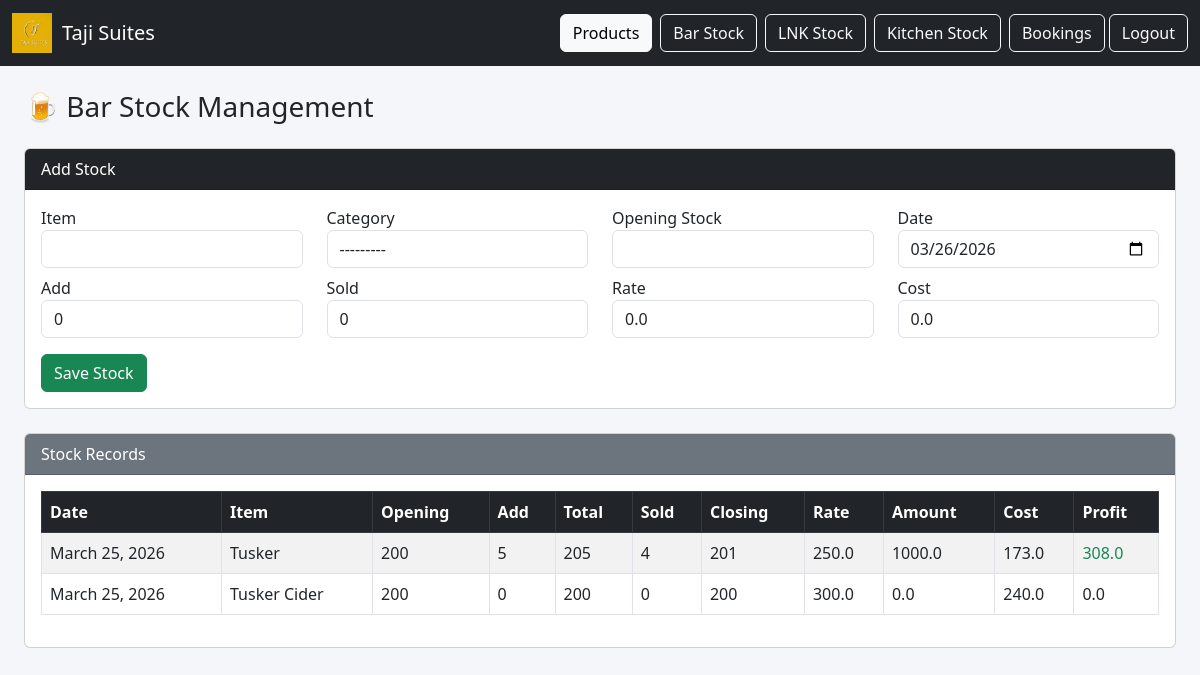
/bar-stock/ (signed in), run on the app's committed database.
### products/models.py (models this page shows, shortened)
class BarStockSheet(models.Model):
    CATEGORY_CHOICES = [
        ('beer', 'Beers'),
        ('cans', 'Cans'),
        ('whiskeys', 'Whiskeys'),
        ('brandies', 'Brandies'),
        ('vodka', 'Vodka'),
        ('gin', 'Gin'),
        ('rum', 'Rum'),
        ('liquers', 'Liquers'),
        ('wines', 'Wines'),
        ('soft drinks', 'Soft Drinks'),
        ('shots/tots', 'Shots/Tots'),
        ('ciders/others', 'Ciders/Others')
    ]
    item = models.CharField(max_length=100)
    category = models.CharField(max_length=50, choices=CATEGORY_CHOICES)
    opening_stock = models.IntegerField(blank=True, null=True)
    add = models.IntegerField(blank=True, null=True, default=0)
    total = models.IntegerField(editable=False, null=True, blank=True)
    closing_stock = models.IntegerField(editable=False, null=True, blank=True)
    sold = models.IntegerField(default=0)
    rate = models.FloatField(default=0.0)
    amount = models.FloatField(editable=False, null=True, blank=True)
    unit_cost = models.FloatField(default=0.0)
    sales_cost = models.FloatField(editable=False, null=True, blank=True)
    profit = models.FloatField(editable=False, null=True, blank=True)
    date = models.DateField(default=timezone.now)
    class Meta:
        unique_together = ('item', 'date')
        ordering = ['-date']

### products/views.py (the view)
# urls.py: path('bar-stock/', bar_stock_page, name='bar_stock_page'),
@login_required(login_url='login')
def bar_stock_page(request):
    form = BarStockForm(request.POST or None)
    if request.method == 'POST':
        if form.is_valid():
            form.save()
            return redirect('bar_stock_page')
    stocks = BarStockSheet.objects.all().order_by('-date')
    context = {
        'form': form,
        'stocks': stocks
    }
    return render(request, 'bar_stock.html', context)

### products/forms.py
class BarStockForm(forms.ModelForm):
    class Meta:
        model = BarStockSheet
        fields = ['item', 'category', 'opening_stock', 'sold', 'rate', 'unit_cost', 'add', 'date']
        widgets = {
            'item': forms.TextInput(attrs={'class': 'form-control'}),
            'category': forms.Select(attrs={'class': 'form-control'}),
            'opening_stock': forms.NumberInput(attrs={'class': 'form-control'}),
            'sold': forms.NumberInput(attrs={'class': 'form-control'}),
            'rate': forms.NumberInput(attrs={'class': 'form-control'}),
            'unit_cost': forms.NumberInput(attrs={'class': 'form-control'}),
            'add': forms.NumberInput(attrs={'class': 'form-control'}),
            'date': forms.DateInput(attrs={'class': 'form-control', 'type': 'date'}),
        }

### products/templates/bar_stock.html (shortened to what this page needs)
{% extends 'base.html' %}
{% load static %}
{% block content %}
<div class="col-12 p-4">
    <h3 class="mb-4">🍺 Bar Stock Management</h3>
    <div class="card mb-4">
        <div class="card-header bg-dark text-white">
            Add Stock
        </div>
        <div class="card-body">
            <form method="POST">
                <div class="row">
                    <div class="col-md-3 mb-2">
                        <label>Item</label>
                        {{ form.item }}
                    </div>
                    <div class="col-md-3 mb-2">
                        <label>Category</label>
                        {{ form.category }}
                    </div>
                    <div class="col-md-3 mb-2">
                        <label>Opening Stock</label>
                        {{ form.opening_stock }}
                    </div>
                    <div class="col-md-3 mb-2">
                        <label>Date</label>
                        {{ form.date }}
                    </div>
                </div>
                <div class="row">
                    <div class="col-md-3 mb-2">
                        <label>Add</label>
                        {{ form.add }}
                    </div>
                    <div class="col-md-3 mb-2">
                        <label>Sold</label>
                        {{ form.sold }}
                    </div>
                    <div class="col-md-3 mb-2">
                        <label>Rate</label>
                        {{ form.rate }}
                    </div>
                    <div class="col-md-3 mb-2">
                        <label>Cost</label>
                        {{ form.unit_cost }}
                    </div>
                </div>
                <button type="submit" class="btn btn-success mt-2">
                    Save Stock
                </button>
            </form>
        </div>
    </div>
    <div class="card">
        <div class="card-header bg-secondary text-white">
            Stock Records
        </div>
        <div class="card-body table-responsive">
            <table class="table table-bordered table-striped table-hover">
                <thead class="table-dark">
                    <tr>
                        <th>Date</th>
                        <th>Item</th>
                        <th>Opening</th>
                        <th>Add</th>
                        <th>Total</th>
                        <th>Sold</th>
                        <th>Closing</th>
                        <th>Rate</th>
                        <th>Amount</th>
                        <th>Cost</th>
                        <th>Profit</th>
                    </tr>
                </thead>
                <tbody>
                    {% for stock in stocks %}
                    <tr>
                        <td>{{ stock.date }}</td>
                        <td>{{ stock.item }}</td>
                        <td>{{ stock.opening_stock }}</td>
                        <td>{{ stock.add }}</td>
                        <td>{{ stock.total }}</td>
                        <td>{{ stock.sold }}</td>
                        <td>{{ stock.closing_stock }}</td>
                        <td>{{ stock.rate }}</td>
                        <td>{{ stock.amount }}</td>
                        <td>{{ stock.unit_cost }}</td>
                        <td>
                            <span class="{% if stock.profit > 0 %}text-success{% elif stock.profit < 0 %}text-danger{% endif %}">
                                {{ stock.profit }}
                            </span>
                        </td>
                    </tr>
                    {% empty %}
                    <tr>
                        <td colspan="11" class="text-center">
                            No stock records available
                        </td>
                    </tr>
                    {% endfor %}
                </tbody>
            </table>
        </div>
    </div>
</div>
{% endblock %}

### products/templates/base.html (shortened to what this page needs)
{% load static %}
<!DOCTYPE html>
<html>
<head>
    <link href="https://cdn.jsdelivr.net/npm/bootstrap@5.3.0/dist/css/bootstrap.min.css" rel="stylesheet">
    <link rel="stylesheet" href="{% static 'css/styles.css' %}">
</head>
<body>
<div class="container-fluid">
    <div class="row">
        <nav class="navbar navbar-expand-lg navbar-dark bg-dark">
            <div class="container-fluid">
                <a class="navbar-brand d-flex align-items-center" href="{% url 'home' %}">
                    <img src="{% static 'img/logo.png' %}" style="height:40px; margin-right:10px;">
                    <span>Taji Suites</span>
                </a>
                <div class="d-flex">
                    {% if user.role == 'admin' %}
                        <a href="{% url 'pos' %}" class="btn btn-outline-light mx-1 active">Products</a>
                    {% endif %}
                    {% if user.role == 'supervisor' or user.role == 'admin' %}
                        <a href="{% url 'bar_stock_page' %}" class="btn btn-outline-light mx-1">
                            Bar Stock
                        </a>
                        <a href="{% url 'lnk_stock_page' %}" class="btn btn-outline-light mx-1">
                            LNK Stock
                        </a>
                        <a href="{% url 'kitchen_stock_page' %}" class="btn btn-outline-light mx-1">
                            Kitchen Stock
                        </a>
                        <a href="{% url 'booking-list' %}" class="btn btn-outline-light mx-1">Bookings</a>
                    {% endif %}
                    {% if user.is_authenticated %}
                        <form method="post" action="{% url 'logout' %}" class="d-inline">
                            <button type="submit" class="btn btn-outline-light">Logout</button>
                        </form>
                    {% endif %}
                </div>
            </div>
        </nav>
    </div>
    <div class="row">
        {% block content %}{% endblock %}
    </div>
</div>
</body>
</html>

### static/css/styles.css (style rules this page uses)
body { background-color: #f4f6f9; }

### data on the page
BarStockSheet: date "March 25, 2026", item "Tusker", opening_stock "200", add "5", total "205", sold "4", closing_stock "201", rate "250.0", amount "1000.0", unit_cost "173.0", profit "308.0"
BarStockSheet: date "March 25, 2026", item "Tusker Cider", opening_stock "200", add "0", total "200", sold "0", closing_stock "200", rate "300.0", amount "0.0", unit_cost "240.0", profit "0.0"
